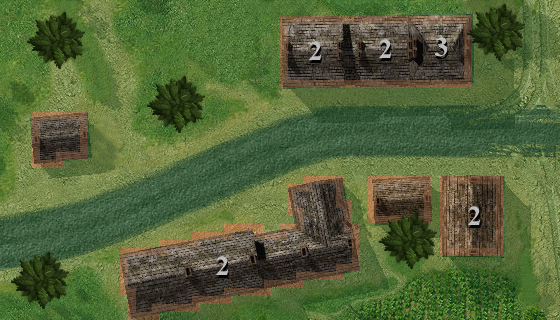

The image is a tile-based game level rendered from a .tmx file. Its description and source (layers, tilesets, objects; grid data summarised) follow:
An orthogonal 70x40 tile map with 8x8 px tiles, 3 tile layers (terrain, ground, top), 2 tilesets, 1 image layer.

<map version="1.0" tiledversion="2017.07.26" orientation="orthogonal" renderorder="left-up" width="70" height="40" tilewidth="8" tileheight="8" nextobjectid="4">
 <tileset firstgid="1" source="trees_64x64.tsx" />
 <tileset firstgid="10" source="terrain.tsx" />
 <imagelayer name="background">
  <image source="background.png" width="560" height="320" />
 </imagelayer>
 <layer name="terrain" width="70" height="40" opacity="0.3">
  <data>[2800 cells, 2359 non-empty, 2 distinct tile ids]</data>
 </layer>
 <layer name="ground" width="70" height="40">
  <data>[2800 cells, 0 non-empty, 0 distinct tile ids]</data>
 </layer>
 <layer name="top" width="70" height="40">
  <data>[2800 cells, 5 non-empty, 1 distinct tile ids]</data>
 </layer>
</map>
